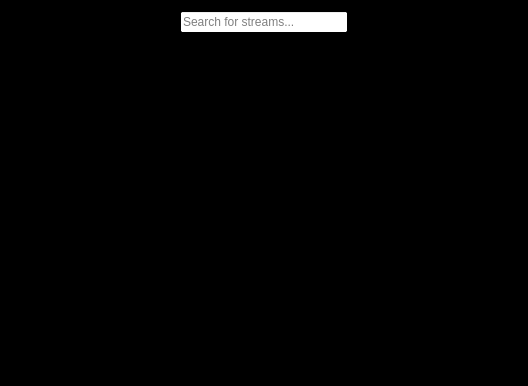
<?xml version="1.0" encoding="UTF-8"?>
<ui version="4.0">
 <class>StreamPicker</class>
 <widget class="QWidget" name="StreamPicker">
  <property name="geometry">
   <rect>
    <x>0</x>
    <y>0</y>
    <width>528</width>
    <height>386</height>
   </rect>
  </property>
  <property name="palette">
   <palette>
    <active>
     <colorrole role="Base">
      <brush brushstyle="SolidPattern">
       <color alpha="255">
        <red>255</red>
        <green>255</green>
        <blue>255</blue>
       </color>
      </brush>
     </colorrole>
     <colorrole role="Window">
      <brush brushstyle="SolidPattern">
       <color alpha="255">
        <red>0</red>
        <green>0</green>
        <blue>0</blue>
       </color>
      </brush>
     </colorrole>
    </active>
    <inactive>
     <colorrole role="Base">
      <brush brushstyle="SolidPattern">
       <color alpha="255">
        <red>255</red>
        <green>255</green>
        <blue>255</blue>
       </color>
      </brush>
     </colorrole>
     <colorrole role="Window">
      <brush brushstyle="SolidPattern">
       <color alpha="255">
        <red>0</red>
        <green>0</green>
        <blue>0</blue>
       </color>
      </brush>
     </colorrole>
    </inactive>
    <disabled>
     <colorrole role="Base">
      <brush brushstyle="SolidPattern">
       <color alpha="255">
        <red>0</red>
        <green>0</green>
        <blue>0</blue>
       </color>
      </brush>
     </colorrole>
     <colorrole role="Window">
      <brush brushstyle="SolidPattern">
       <color alpha="255">
        <red>0</red>
        <green>0</green>
        <blue>0</blue>
       </color>
      </brush>
     </colorrole>
    </disabled>
   </palette>
  </property>
  <property name="windowTitle">
   <string>Stream Picker</string>
  </property>
  <layout class="QVBoxLayout" name="verticalLayout">
   <item>
    <layout class="QHBoxLayout" name="horizontalLayout">
     <item>
      <spacer name="horizontalSpacer">
       <property name="orientation">
        <enum>Qt::Horizontal</enum>
       </property>
       <property name="sizeHint" stdset="0">
        <size>
         <width>40</width>
         <height>20</height>
        </size>
       </property>
      </spacer>
     </item>
     <item>
      <widget class="QLineEdit" name="searchBox">
       <property name="placeholderText">
        <string>Search for streams...</string>
       </property>
      </widget>
     </item>
     <item>
      <spacer name="horizontalSpacer_2">
       <property name="orientation">
        <enum>Qt::Horizontal</enum>
       </property>
       <property name="sizeHint" stdset="0">
        <size>
         <width>40</width>
         <height>20</height>
        </size>
       </property>
      </spacer>
     </item>
    </layout>
   </item>
   <item>
    <widget class="QScrollArea" name="streamArea">
     <property name="frameShape">
      <enum>QFrame::NoFrame</enum>
     </property>
     <property name="frameShadow">
      <enum>QFrame::Sunken</enum>
     </property>
     <property name="lineWidth">
      <number>1</number>
     </property>
     <property name="widgetResizable">
      <bool>true</bool>
     </property>
     <widget class="QWidget" name="scrollAreaWidgetContents">
      <property name="geometry">
       <rect>
        <x>0</x>
        <y>0</y>
        <width>510</width>
        <height>340</height>
       </rect>
      </property>
     </widget>
    </widget>
   </item>
  </layout>
 </widget>
 <resources/>
 <connections/>
</ui>
